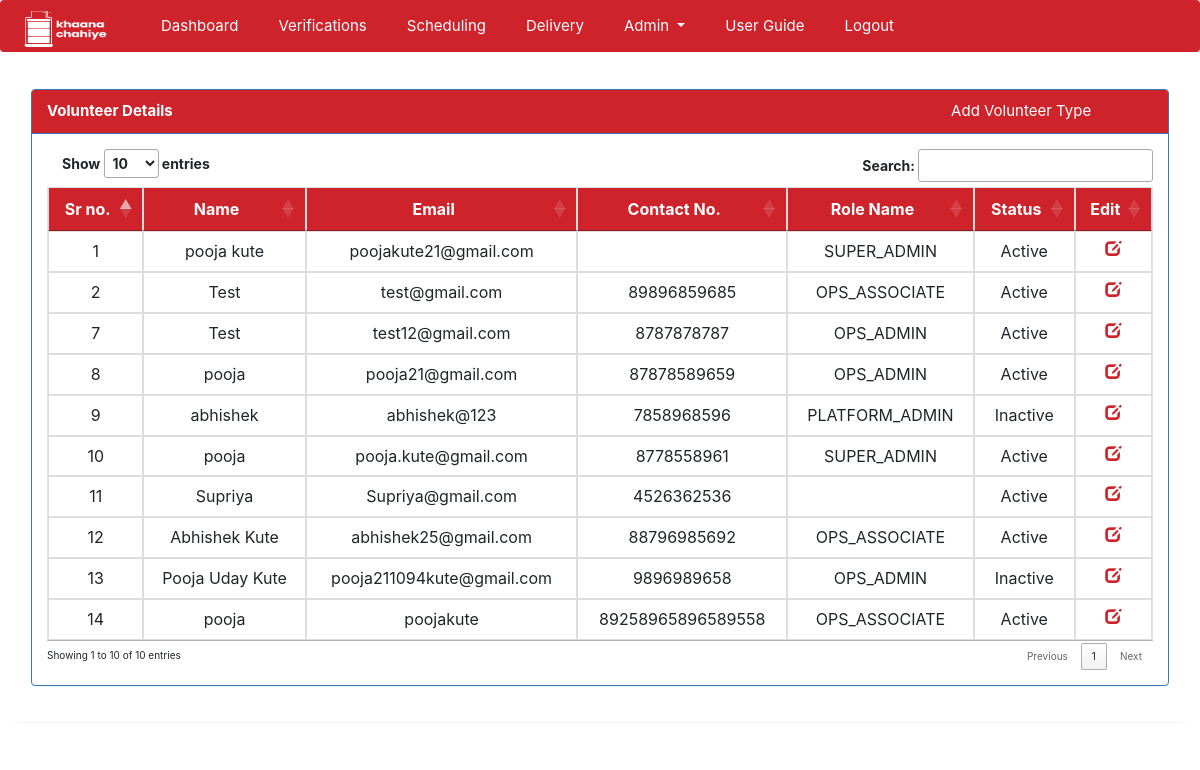
The page /main.php?page=admin/volunteer/volunteer (signed in) on the database its author committed.
### tables this page shows
CREATE TABLE `users` (
  `id` bigint(20) UNSIGNED NOT NULL,
  `role_id` bigint(20) UNSIGNED DEFAULT NULL,
  `added_by` bigint(20) UNSIGNED DEFAULT NULL,
  `name` varchar(60) NOT NULL,
  `email` varchar(60) NOT NULL,
  `email_verified_at` timestamp NULL DEFAULT NULL,
  `password` varchar(255) NOT NULL,
  `contact_no` varchar(20) DEFAULT NULL,
  `address` text DEFAULT NULL,
  `date_of_birth` date DEFAULT NULL,
  `status` enum('Y','N') NOT NULL DEFAULT 'Y',
  `remember_token` varchar(100) DEFAULT NULL,
  `created_at` timestamp NULL DEFAULT NULL,
  `updated_at` timestamp NULL DEFAULT NULL
);

CREATE TABLE `roles` (
  `id` bigint(20) UNSIGNED NOT NULL,
  `name` varchar(45) NOT NULL,
  `status` enum('Y','N') NOT NULL
);

### includes/functions.php (called while the page is built, shortened)
<?php
function core_encrypt($payload) {
    $key = hash('sha256', SECRET_KEY);
    $iv = substr(hash('sha256', md5("dmYHis").rand(0,9999)), 0, 16);
    $crypt = openssl_encrypt($payload, 'AES-256-CBC', $key, 0, $iv);
    $combo = base64_encode($iv . $crypt);
    $garble = urlencode($combo);
    return $garble;
}
function get_rolename($roleid) {
    include('connection.php');
    $sql = "select name from ".roles." WHERE id='".$roleid."'";
    $result = mysqli_query($conn,$sql) or die(mysqli_error($conn));
    $row = mysqli_fetch_assoc($result);
    return $row['name'];
}
function get_status($status) {
    if($status == 'Y') {
        $status_val = "Active";
    }else {
        $status_val = "Inactive";
    }
    return $status_val;
}
?>

### admin/volunteer/volunteer.php (the view, shortened to what this page needs)
<?php
$volunteer_details = "select * from ".volunteers_details;
$volunteer_details_res = mysqli_query($conn,$volunteer_details) or die(mysqli_error($conn));
?>
<html>
<div class="panel panel-primary">
  <div class="panel-heading">
    <b>Volunteer Details</b>
    <a class="menu-list" style="margin-left: 70%;" href="<?php echo WEBSITE . "ajax_index.php?page=admin/volunteer/add_volunteer_modal";  ?>" data-toggle="modal" data-target="#addvolunteerModal">
            Add Volunteer Type</a>
  </div>
  <div class="panel-body">
    <table class="table table-bordered dt-responsive nowrap dataTable no-footer">
        <thead>
          <tr>
            <th class="text-center">Sr no.</th>
            <th class="text-center">Name</th>
            <th class="text-center">Email</th>
            <th class="text-center">Contact No.</th>
            <th class="text-center">Role Name</th>
            <th class="text-center">Status</th>
            <th class="text-center">Edit</th>
          </tr>
        </thead>
        <tbody>
        <?php
        if(mysqli_num_rows($volunteer_details_res) > 0):
        while($volunteer_details_row = mysqli_fetch_array($volunteer_details_res)):?>
          <tr>
            <td class="text-center"><?php echo $volunteer_details_row['id']; ?></td>
            <td class="text-center"><?php echo $volunteer_details_row['name']; ?></td>
            <td class="text-center"><?php echo $volunteer_details_row['email']; ?></td>
            <td class="text-center"><?php echo $volunteer_details_row['contact_no']; ?></td>
            <td class="text-center"><?php echo get_rolename($volunteer_details_row['role_id']); ?></td>
            <td class="text-center"><?php echo get_status($volunteer_details_row['status']); ?></td>
            <?php $volunteer_id = core_encrypt($volunteer_details_row['id']); ?>
            <td class="text-center"><a style="color:#CE232B !important;" href="<?php echo WEBSITE . "ajax_index.php?page=admin/volunteer/edit_volunteer_modal&id=" . $volunteer_id;  ?>" data-toggle="modal" data-target="#editvolunteerModal">
            <span class="glyphicon glyphicon-edit"></span></a>
            </td>
          </tr>
        <?php
        endwhile;
      endif;?>
        </tbody>
        </table>
  </div>
</div>
</html>

### css/index.css (style rules this page uses)
body { background: #3e4144; }

### css/home.css (style rules this page uses)
.nav-link,.menu-list,.dropdown-item { color: #ffffff !important; }
thead, .panel-heading { background-color: #CE232B; color: #fff; }
.panel-primary>.panel-heading { color: #fff; font-size: 15px !important; background-color: #CE232B; background-color: #CE232B; }

### rows shown on the page
users: id "1", name "pooja kute", email "poojakute21@gmail.com", role.name "SUPER_ADMIN", status "Active"
users: id "2", name "Test", email "test@gmail.com", contact_no "89896859685", role.name "OPS_ASSOCIATE", status "Active"
users: id "7", name "Test", email "test12@gmail.com", contact_no "8787878787", role.name "OPS_ADMIN", status "Active"
users: id "8", name "pooja", email "pooja21@gmail.com", contact_no "87878589659", role.name "OPS_ADMIN", status "Active"
users: id "9", name "abhishek", email "abhishek@123", contact_no "7858968596", role.name "PLATFORM_ADMIN", status "Inactive"
users: id "10", name "pooja", email "pooja.kute@gmail.com", contact_no "8778558961", role.name "SUPER_ADMIN", status "Active"
users: id "11", name "Supriya", email "Supriya@gmail.com", contact_no "4526362536", status "Active"
users: id "12", name "Abhishek Kute", email "abhishek25@gmail.com", contact_no "88796985692", role.name "OPS_ASSOCIATE", status "Active"
users: id "13", name "Pooja Uday Kute", email "pooja211094kute@gmail.com", contact_no "9896989658", role.name "OPS_ADMIN", status "Inactive"
users: id "14", name "pooja", email "poojakute", contact_no "89258965896589558", role.name "OPS_ASSOCIATE", status "Active"
